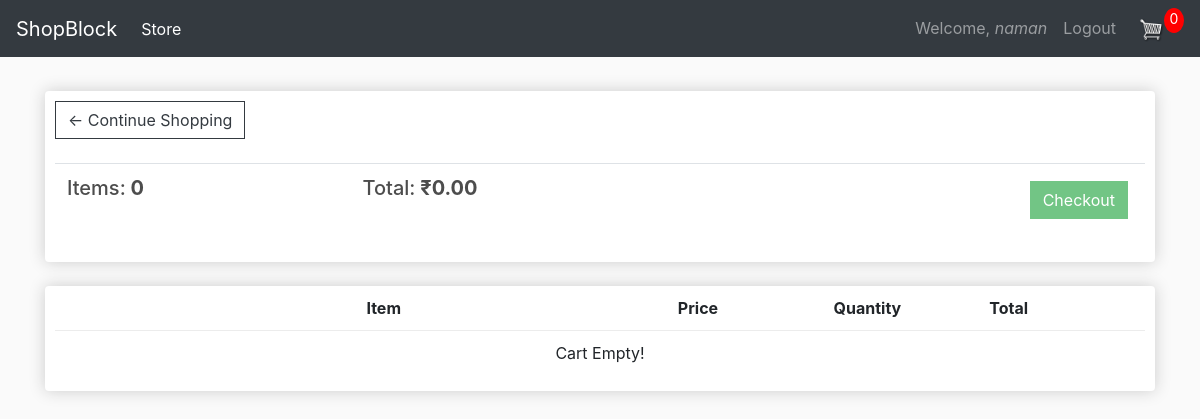
The page /cart/ (signed in) on the database its author committed.
### users/models.py (models this page shows, shortened)
class Account(AbstractBaseUser):
	email 					= models.EmailField(verbose_name="email", max_length=60, unique=True)
	username 				= models.CharField(max_length=30, unique=True)
	date_joined				= models.DateTimeField(verbose_name='date joined', auto_now_add=True)
	last_login				= models.DateTimeField(verbose_name='last login', auto_now=True)
	is_admin				= models.BooleanField(default=False)
	is_active				= models.BooleanField(default=True)
	is_staff				= models.BooleanField(default=False)
	is_superuser			= models.BooleanField(default=False)
	USERNAME_FIELD = 'email'
	REQUIRED_FIELDS = ['username']
	objects = MyAccountManager()
	def __str__(self):
		return self.email

### store/models.py (models this page shows, shortened)
class Order(models.Model):
	account			= models.ForeignKey(AUTH_USER_MODEL, on_delete=models.SET_NULL, null=True)
	date_ordered	= models.DateTimeField(auto_now_add=True)
	complete		= models.BooleanField(default=False)
	transaction_id	= models.CharField(max_length=100)
	@property
	def get_cart_total(self):
		orderitems	= self.orderitem_set.all()
		total		= sum([orderitem.get_total for orderitem in orderitems])
		return total
	@property
	def get_cart_quantity(self):
		orderitems	= self.orderitem_set.all()
		total		= sum([orderitem.quantity for orderitem in orderitems])
		return total

### store/views.py (the view)
# urls.py: path('cart/', cart, name='cart'),
@login_required(login_url='/login/')
def cart(request):
	account			= request.user
	order, created	= Order.objects.get_or_create(account=account, complete=False)
	items			= order.orderitem_set.all()
	context	= {'items': items, 'order': order}
	return render(request, 'store/cart.html', context)

### store/templates/store/cart.html (shortened to what this page needs)
{% extends 'store/main.html' %}
{% load static %}
{% block content %}
	<div class="row">
		<div class="col-lg-12">
			<div class="box-element">
				<a  class="btn btn-outline-dark" href="{% url 'home' %}">&#x2190; Continue Shopping</a>
				<br>
				<br>
				<table class="table">
					<tr>
						<th><h5>Items:<strong> {{order.get_cart_quantity}}</strong></h5></th>
						<th><h5>Total:<strong> &#8377;{{order.get_cart_total|floatformat:2}}</strong></h5></th>
						<th>
							<a href="{% url 'checkout' %}">
							<button id="checkoutbtn" style="float:right; margin:5px;" class="btn btn-success">Checkout</button>
							</a>
						</th>
					</tr>
				</table>
			</div>
			<br>
			<div class="box-element">
				<div class="cart-row">
					<div style="flex:2"></div>
					<div style="flex:2"><strong>Item</strong></div>
					<div style="flex:1"><strong>Price</strong></div>
					<div style="flex:1"><strong>Quantity</strong></div>
					<div style="flex:1"><strong>Total</strong></div>
				</div>
				<p id="empty-cart" class="hidden" style="text-align: center;">Cart Empty!</p>
			</div>
		</div>
	</div>
{% endblock content %}

### store/templates/store/main.html (shortened to what this page needs)
<!DOCTYPE html>
{% load static %}
<html>
<head>
	<link rel="stylesheet" href="https://stackpath.bootstrapcdn.com/bootstrap/4.4.1/css/bootstrap.min.css">
	<link rel="stylesheet" type="text/css" href="{% static 'css/main.css' %}">
</head>
<body>
	<nav class="navbar navbar-expand-lg navbar-dark bg-dark">
	  <a class="navbar-brand" href="{% url 'home' %}">ShopBlock</a>
	  <div class="collapse navbar-collapse" id="navbarSupportedContent">
	    <ul class="navbar-nav mr-auto">
	      <li class="nav-item active">
	        <a class="nav-link" href="{% url 'home' %}">Store <span class="sr-only">(current)</span></a>
	      </li>
	    </ul>
		<div class="navbar-nav ml-auto">
			{% if user.is_authenticated %}
				<a class="nav-item nav-link" href="{% url 'account' %}">Welcome, <i>{{ user.username }}</i></a>
				<a class="nav-item nav-link" href="{% url 'logout' %}">Logout</a>
				<div class="form-inline my-2 my-lg-0">
					<a href="{% url 'cart' %}"><img  id="cart-icon" src="{% static 'images/cart.png' %}"></a>
				   <p id="cart-total">{{order.get_cart_quantity}}</p>
			   </div>
			{% else %}
				<a class="nav-item nav-link" href="{% url 'login' %}">Login</a>
				<a class="nav-item nav-link" href="{% url 'register' %}">Register</a>
			{% endif %}
		</div>
	  </div>
	</nav>
     <div class="container">
            <br>
            {% block content %}
            {% endblock content %}
         </div>
</body>
</html>

### static/css/main.css (style rules this page uses)
body { background-color: hsl(0, 0%, 98%); }
h1,h2,h3,h4,h5,h6 { color:hsl(0, 0%, 30%); }
.box-element { box-shadow:hsl(0, 0%, 80%) 0 0 16px; background-color: #fff; border-radius: 4px; padding: 10px; }
#cart-icon { width:25px; display: inline-block; margin-left: 15px; }
#cart-total { display: block; text-align: center; color:#fff; background-color: red; width: 20px; height: 25px; border-radius: 50%; font-size: 14px; }
.col-lg-4, .col-lg-6, .col-lg-8, .col-lg-12 { margin-top: 10px; }
.btn { border-radius: 0; }
.cart-row { display: flex; align-items: flex-stretch; padding-bottom: 10px; margin-bottom: 10px; border-bottom: 1px solid #ececec; }

### rows shown on the page
Account: username "naman"
Order: get_cart_quantity "0", get_cart_total "0.00"
